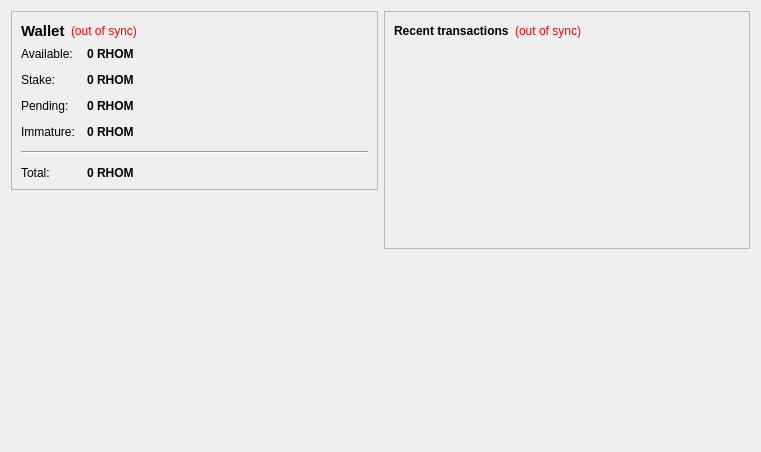
<?xml version="1.0" encoding="UTF-8"?>
<ui version="4.0">
 <class>OverviewPage</class>
 <widget class="QWidget" name="OverviewPage">
  <property name="geometry">
   <rect>
    <x>0</x>
    <y>0</y>
    <width>761</width>
    <height>452</height>
   </rect>
  </property>
  <property name="windowTitle">
   <string>Form</string>
  </property>
  <layout class="QHBoxLayout" name="horizontalLayout" stretch="1,1">
   <item>
    <layout class="QVBoxLayout" name="verticalLayout_2">
     <item>
      <widget class="QFrame" name="frame">
       <property name="frameShape">
        <enum>QFrame::StyledPanel</enum>
       </property>
       <property name="frameShadow">
        <enum>QFrame::Raised</enum>
       </property>
       <layout class="QVBoxLayout" name="verticalLayout_4">
        <item>
         <layout class="QHBoxLayout" name="horizontalLayout_4">
          <item>
           <widget class="QLabel" name="label_5">
            <property name="font">
             <font>
              <pointsize>11</pointsize>
              <weight>75</weight>
              <bold>true</bold>
             </font>
            </property>
            <property name="text">
             <string>Wallet</string>
            </property>
           </widget>
          </item>
          <item>
           <widget class="QLabel" name="labelWalletStatus">
            <property name="toolTip">
             <string>The displayed information may be out of date. Your wallet automatically synchronizes with the RhomBit network after a connection is established, but this process has not completed yet.</string>
            </property>
            <property name="styleSheet">
             <string notr="true">QLabel { color: red; }</string>
            </property>
            <property name="text">
             <string notr="true">(out of sync)</string>
            </property>
            <property name="alignment">
             <set>Qt::AlignLeading|Qt::AlignLeft|Qt::AlignVCenter</set>
            </property>
           </widget>
          </item>
          <item>
           <spacer name="horizontalSpacer_2">
            <property name="orientation">
             <enum>Qt::Horizontal</enum>
            </property>
            <property name="sizeHint" stdset="0">
             <size>
              <width>40</width>
              <height>20</height>
             </size>
            </property>
           </spacer>
          </item>
         </layout>
        </item>
        <item>
         <layout class="QFormLayout" name="formLayout_2">
          <property name="fieldGrowthPolicy">
           <enum>QFormLayout::AllNonFixedFieldsGrow</enum>
          </property>
          <property name="horizontalSpacing">
           <number>12</number>
          </property>
          <property name="verticalSpacing">
           <number>12</number>
          </property>
          <item row="0" column="0">
           <widget class="QLabel" name="label">
            <property name="text">
             <string>Available:</string>
            </property>
           </widget>
          </item>
          <item row="0" column="1">
           <widget class="QLabel" name="labelBalance">
            <property name="font">
             <font>
              <weight>75</weight>
              <bold>true</bold>
             </font>
            </property>
            <property name="cursor">
             <cursorShape>IBeamCursor</cursorShape>
            </property>
            <property name="toolTip">
             <string>Your current spendable balance</string>
            </property>
            <property name="text">
             <string notr="true">0 RHOM</string>
            </property>
            <property name="textInteractionFlags">
             <set>Qt::LinksAccessibleByMouse|Qt::TextSelectableByKeyboard|Qt::TextSelectableByMouse</set>
            </property>
           </widget>
          </item>
          <item row="1" column="0">
           <widget class="QLabel" name="label_6">
            <property name="text">
             <string>Stake:</string>
            </property>
           </widget>
          </item>
          <item row="1" column="1">
           <widget class="QLabel" name="labelStake">
            <property name="font">
             <font>
              <weight>75</weight>
              <bold>true</bold>
             </font>
            </property>
            <property name="cursor">
             <cursorShape>IBeamCursor</cursorShape>
            </property>
            <property name="toolTip">
             <string>Total of coins that was staked, and do not yet count toward the current balance</string>
            </property>
            <property name="text">
             <string notr="true">0 RHOM</string>
            </property>
            <property name="textInteractionFlags">
             <set>Qt::LinksAccessibleByMouse|Qt::TextSelectableByKeyboard|Qt::TextSelectableByMouse</set>
            </property>
           </widget>
          </item>
          <item row="2" column="0">
           <widget class="QLabel" name="label_3">
            <property name="text">
             <string>Pending:</string>
            </property>
           </widget>
          </item>
          <item row="2" column="1">
           <widget class="QLabel" name="labelUnconfirmed">
            <property name="font">
             <font>
              <weight>75</weight>
              <bold>true</bold>
             </font>
            </property>
            <property name="cursor">
             <cursorShape>IBeamCursor</cursorShape>
            </property>
            <property name="toolTip">
             <string>Total of transactions that have yet to be confirmed, and do not yet count toward the current balance</string>
            </property>
            <property name="text">
             <string notr="true">0 RHOM</string>
            </property>
            <property name="textInteractionFlags">
             <set>Qt::LinksAccessibleByMouse|Qt::TextSelectableByKeyboard|Qt::TextSelectableByMouse</set>
            </property>
           </widget>
          </item>
          <item row="3" column="0">
           <widget class="QLabel" name="labelImmatureText">
            <property name="text">
             <string>Immature:</string>
            </property>
           </widget>
          </item>
          <item row="3" column="1">
           <widget class="QLabel" name="labelImmature">
            <property name="font">
             <font>
              <weight>75</weight>
              <bold>true</bold>
             </font>
            </property>
            <property name="toolTip">
             <string>Mined balance that has not yet matured</string>
            </property>
            <property name="text">
             <string notr="true">0 RHOM</string>
            </property>
            <property name="textInteractionFlags">
             <set>Qt::LinksAccessibleByMouse|Qt::TextSelectableByKeyboard|Qt::TextSelectableByMouse</set>
            </property>
           </widget>
          </item>
          <item row="4" column="0" colspan="2">
           <widget class="Line" name="line">
            <property name="orientation">
             <enum>Qt::Horizontal</enum>
            </property>
           </widget>
          </item>
          <item row="5" column="0">
           <widget class="QLabel" name="labelTotalText">
            <property name="text">
             <string>Total:</string>
            </property>
           </widget>
          </item>
          <item row="5" column="1">
           <widget class="QLabel" name="labelTotal">
            <property name="font">
             <font>
              <weight>75</weight>
              <bold>true</bold>
             </font>
            </property>
            <property name="cursor">
             <cursorShape>IBeamCursor</cursorShape>
            </property>
            <property name="toolTip">
             <string>Your current total balance</string>
            </property>
            <property name="text">
             <string notr="true">0 RHOM</string>
            </property>
            <property name="textInteractionFlags">
             <set>Qt::LinksAccessibleByMouse|Qt::TextSelectableByKeyboard|Qt::TextSelectableByMouse</set>
            </property>
           </widget>
          </item>
         </layout>
        </item>
       </layout>
      </widget>
     </item>
     <item>
      <spacer name="verticalSpacer">
       <property name="orientation">
        <enum>Qt::Vertical</enum>
       </property>
       <property name="sizeHint" stdset="0">
        <size>
         <width>20</width>
         <height>40</height>
        </size>
       </property>
      </spacer>
     </item>
      <item>
         <widget class="QLabel" name="coinimage">
          <property name="text">
           <string/>
          </property>
          <property name="pixmap">
           <pixmap resource="../bitcoin.qrc">:/icons/bitcoino</pixmap>
          </property>
          <property name="scaledContents">
           <bool>false</bool>
          </property>
          <property name="alignment">
           <set>Qt::AlignCenter</set>
          </property>
          <property name="margin">
           <number>-2</number>
          </property>
         </widget>
        </item>
    </layout>
   </item>
   <item>
    <layout class="QVBoxLayout" name="verticalLayout_3">
     <item>
      <widget class="QFrame" name="frame_2">
       <property name="frameShape">
        <enum>QFrame::StyledPanel</enum>
       </property>
       <property name="frameShadow">
        <enum>QFrame::Raised</enum>
       </property>
       <layout class="QVBoxLayout" name="verticalLayout">
        <item>
         <layout class="QHBoxLayout" name="horizontalLayout_2">
          <item>
           <widget class="QLabel" name="label_4">
            <property name="text">
             <string>&lt;b&gt;Recent transactions&lt;/b&gt;</string>
            </property>
           </widget>
          </item>
          <item>
           <widget class="QLabel" name="labelTransactionsStatus">
            <property name="toolTip">
             <string>The displayed information may be out of date. Your wallet automatically synchronizes with the RhomBit network after a connection is established, but this process has not completed yet.</string>
            </property>
            <property name="styleSheet">
             <string notr="true">QLabel { color: red; }</string>
            </property>
            <property name="text">
             <string notr="true">(out of sync)</string>
            </property>
            <property name="alignment">
             <set>Qt::AlignRight|Qt::AlignTrailing|Qt::AlignVCenter</set>
            </property>
           </widget>
          </item>
          <item>
           <spacer name="horizontalSpacer">
            <property name="orientation">
             <enum>Qt::Horizontal</enum>
            </property>
            <property name="sizeHint" stdset="0">
             <size>
              <width>40</width>
              <height>20</height>
             </size>
            </property>
           </spacer>
          </item>
         </layout>
        </item>
        <item>
         <widget class="QListView" name="listTransactions">
          <property name="styleSheet">
           <string notr="true">QListView { background: transparent; }</string>
          </property>
          <property name="frameShape">
           <enum>QFrame::NoFrame</enum>
          </property>
          <property name="verticalScrollBarPolicy">
           <enum>Qt::ScrollBarAlwaysOff</enum>
          </property>
          <property name="horizontalScrollBarPolicy">
           <enum>Qt::ScrollBarAlwaysOff</enum>
          </property>
          <property name="selectionMode">
           <enum>QAbstractItemView::NoSelection</enum>
          </property>
         </widget>
        </item>
       </layout>
      </widget>
     </item>
     <item>
      <spacer name="verticalSpacer_2">
       <property name="orientation">
        <enum>Qt::Vertical</enum>
       </property>
       <property name="sizeHint" stdset="0">
        <size>
         <width>20</width>
         <height>40</height>
        </size>
       </property>
      </spacer>
     </item>
    </layout>
   </item>
  </layout>
 </widget>
 <resources/>
 <connections/>
</ui>
